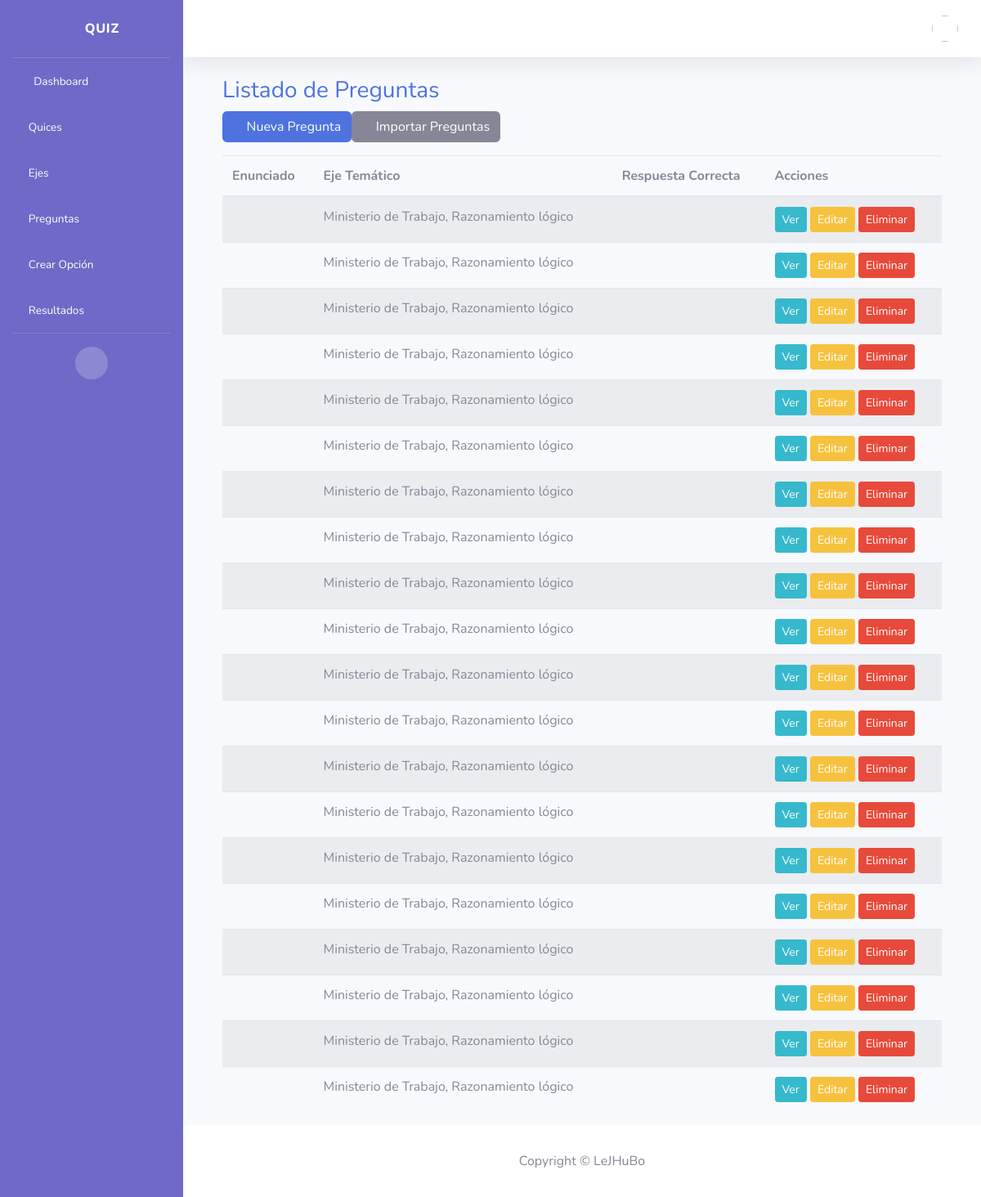
Screenshot of /preguntas/ with the database file from the repository.
### core/models.py (models this page shows, shortened)
class Pregunta(models.Model):
    TIPO_PREGUNTA = [
        ('VF', 'Verdadero/Falso'),
        ('UNICA', 'Opción Única'),
    ]
    texto = models.TextField()
    tipo = models.CharField(max_length=10, choices=TIPO_PREGUNTA)
    eje = models.ForeignKey(EjeTematico, on_delete=models.CASCADE, related_name="preguntas")

class EjeTematico(models.Model):
    nombre = models.CharField(max_length=255)
    descripcion = models.TextField(blank=True)
    quiz = models.ForeignKey(Quiz, on_delete=models.CASCADE, related_name="ejes")

### core/views/pregunta.py (the view)
# urls.py: path("preguntas/", PreguntaListView.as_view(), name="pregunta_list"),
class PreguntaListView(BreadcrumbsMixin, BaseListView):
    model = Pregunta
    template_name = "pregunta/list.html"
    def get_queryset(self):
        eje_id = self.kwargs.get("eje_id")
        return list_preguntas_by_eje(eje_id) if eje_id else Pregunta.objects.select_related("eje","eje__quiz")
    def get_context_data(self, **kwargs):
        ctx = super().get_context_data(**kwargs)
        if self.kwargs.get("eje_id"):
            ctx["eje"] = EjeTematico.objects.select_related("quiz").get(pk=self.kwargs["eje_id"])
        return ctx

### core/views/mixins.py (called while the page is built)
    def get_context_data(self, **kwargs):
        ctx = super().get_context_data(**kwargs)
        ctx["breadcrumbs"] = self.breadcrumbs
        return ctx

### core/templates/pregunta/list.html
{% extends "index.html" %} {% block content %}
<div class="container mt-4">
    <h3 class="text-primary">Listado de Preguntas</h3>
    <div class="d-flex gap-2 mb-3">
        <a href="{% url 'core:pregunta_create' %}" class="btn btn-primary">
            <i class="fas fa-plus-circle"></i> Nueva Pregunta
        </a>
        <a href="{% url 'core:importar_preguntas' %}" class="btn btn-secondary">
            <i class="fas fa-file-upload"></i> Importar Preguntas
        </a>
    </div>
    <table class="table table-striped">
        <thead>
            <tr>
                <th>Enunciado</th>
                <th>Eje Temático</th>
                <th>Respuesta Correcta</th>
                <th>Acciones</th>
            </tr>
        </thead>
        <tbody>
            {% for pregunta in object_list %}
            <tr>
                <td>{{ pregunta.enunciado|truncatechars:80 }}</td>
                <td>{{ pregunta.eje.nombre }}</td>
                <td>{{ pregunta.respuesta_correcta }}</td>
                <td>
                    <a href="{% url 'core:pregunta_detail' pregunta.id %}" class="btn btn-info btn-sm">Ver</a>
                    <a href="{% url 'core:pregunta_update' pregunta.id %}" class="btn btn-warning btn-sm">Editar</a>
                    <a href="{% url 'core:pregunta_delete' pregunta.id %}" class="btn btn-danger btn-sm">Eliminar</a>
                </td>
            </tr>
            {% empty %}
            <tr>
                <td colspan="4">No hay preguntas registradas.</td>
            </tr>
            {% endfor %}
        </tbody>
    </table>
</div>
{% endblock %}

### core/templates/index.html (shortened to what this page needs)
{% load static %}
<!DOCTYPE html>
<html lang="es">
<head>
    <link rel="stylesheet" href="{% static 'vendor/fontawesome-free/css/all.min.css' %}">
    <link href="{% static 'css/sb-admin-2.min.css' %}" rel="stylesheet">
    <link rel="stylesheet" href="https://cdn.datatables.net/1.13.6/css/dataTables.bootstrap4.min.css">
</head>
<body id="page-top">
    <div id="wrapper">
        {% include 'partials/sidebar.html' %}
        <div id="content-wrapper" class="d-flex flex-column">
            <div id="content">
                {% include 'partials/topbar.html' %}
                <div class="container-fluid">
                    {% block content %}{% endblock %}
                </div>
            </div>
            <footer class="sticky-footer bg-white">
                <div class="container my-auto text-center">
                    <span>Copyright &copy; LeJHuBo {{ now|date:"Y" }}</span>
                </div>
            </footer>
        </div>
    </div>
</body>
</html>

### core/templates/partials/sidebar.html (shortened to what this page needs)
<ul class="navbar-nav sidebar sidebar-dark accordion" id="accordionSidebar">
    <a class="sidebar-brand d-flex align-items-center justify-content-center" href="{% url 'core:dashboard' %}">
        <div class="sidebar-brand-icon rotate-n-15"><i class="fas fa-puzzle-piece"></i></div>
        <div class="sidebar-brand-text mx-3">Quiz</div>
    </a>
    <hr class="sidebar-divider my-0">
    <li class="nav-item">
        <a class="nav-link" href="{% url 'core:dashboard' %}">
            <i class="fas fa-fw fa-tachometer-alt"></i>
            <span>Dashboard</span>
        </a>
    </li>
    <li class="nav-item">
        <a class="nav-link" href="{% url 'core:quiz_list' %}">
            <i class="fas fa-question-circle"></i>
            <span>Quices</span>
        </a>
    </li>
    <li class="nav-item">
        <a class="nav-link" href="{% url 'core:eje_list' %}">
            <i class="fas fa-layer-group"></i>
            <span>Ejes</span>
        </a>
    </li>
    <li class="nav-item">
        <a class="nav-link" href="{% url 'core:pregunta_list' %}">
            <i class="fas fa-list"></i>
            <span>Preguntas</span>
        </a>
    </li>
    <li class="nav-item">
        <a class="nav-link" href="{% url 'core:opcion_create' %}">
            <i class="fas fa-plus-circle"></i>
            <span>Crear Opción</span>
        </a>
    </li>
    <li class="nav-item">
        <a class="nav-link" href="{% url 'core:resultado_list' %}">
            <i class="fas fa-chart-bar"></i>
            <span>Resultados</span>
        </a>
    </li>
    <hr class="sidebar-divider d-none d-md-block">
    <div class="text-center d-none d-md-inline">
        <button class="rounded-circle border-0" id="sidebarToggle"></button>
    </div>
</ul>

### core/templates/partials/topbar.html (shortened to what this page needs)
<nav class="navbar navbar-expand navbar-light bg-white topbar mb-4 shadow">
    <ul class="navbar-nav ml-auto">
        <li class="nav-item dropdown no-arrow">
            <a class="nav-link dropdown-toggle" href="#" id="userDropdown" data-toggle="dropdown">
                <div class="d-flex align-items-center">
                    <img class="img-profile rounded-circle" src="{% if request.user.perfilusuario.foto %}
                                {{ request.user.perfilusuario.foto.url }}
                              {% else %}
                              {% endif %}">
                </div>
            </a>
        </li>
    </ul>
</nav>

### core/templates/index.html (style rules this page uses)
body { background-color: #F7FAFC; }
.sidebar { background-color: #5b55c0dd !important; }
.sidebar .nav-link, .sidebar .nav-link i { color: #fff !important; }

### rows the page displays
Pregunta: eje.nombre "Ministerio de Trabajo, Razonamiento lógico"
Pregunta: eje.nombre "Ministerio de Trabajo, Razonamiento lógico"
Pregunta: eje.nombre "Ministerio de Trabajo, Razonamiento lógico"
Pregunta: eje.nombre "Ministerio de Trabajo, Razonamiento lógico"
Pregunta: eje.nombre "Ministerio de Trabajo, Razonamiento lógico"
Pregunta: eje.nombre "Ministerio de Trabajo, Razonamiento lógico"
Pregunta: eje.nombre "Ministerio de Trabajo, Razonamiento lógico"
Pregunta: eje.nombre "Ministerio de Trabajo, Razonamiento lógico"
Pregunta: eje.nombre "Ministerio de Trabajo, Razonamiento lógico"
Pregunta: eje.nombre "Ministerio de Trabajo, Razonamiento lógico"
Pregunta: eje.nombre "Ministerio de Trabajo, Razonamiento lógico"
Pregunta: eje.nombre "Ministerio de Trabajo, Razonamiento lógico"
Pregunta: eje.nombre "Ministerio de Trabajo, Razonamiento lógico"
Pregunta: eje.nombre "Ministerio de Trabajo, Razonamiento lógico"
Pregunta: eje.nombre "Ministerio de Trabajo, Razonamiento lógico"
Pregunta: eje.nombre "Ministerio de Trabajo, Razonamiento lógico"
Pregunta: eje.nombre "Ministerio de Trabajo, Razonamiento lógico"
Pregunta: eje.nombre "Ministerio de Trabajo, Razonamiento lógico"
Pregunta: eje.nombre "Ministerio de Trabajo, Razonamiento lógico"
Pregunta: eje.nombre "Ministerio de Trabajo, Razonamiento lógico"
